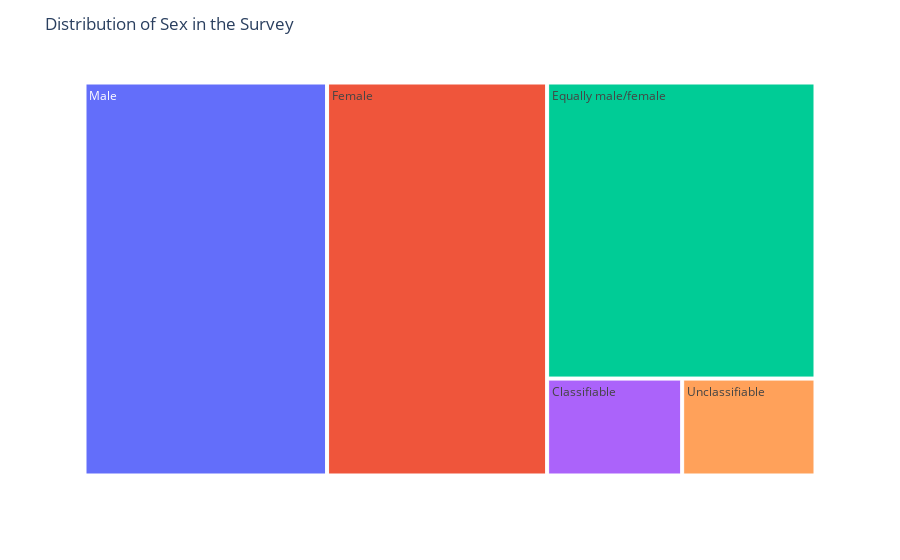

The code cell stored with this chart in its notebook:
### Code cell
import plotly.express as px
grouped_df = mergedTables[mergedTables['Meaning of Sex code (SEX_LABEL)'] != 'Total']['Meaning of Sex code (SEX_LABEL)'].value_counts().reset_index(name='Count')
grouped_df.rename(columns={'index': 'Sex'}, inplace=True)

fig = px.treemap(grouped_df, path=['Sex'], values='Count')
fig.update_layout(title='Distribution of Sex in the Survey')

fig.show()

### Figure 1 — Plotly figure (JSON) as saved in the notebook; plotly's stock layout.template omitted (floating-point values rounded to 4 significant figures)
{"data": [{"branchvalues": "total", "domain": {"x": [0, 1], "y": [0, 1]}, "hovertemplate": "labels=%{label}<br>Count=%{value}<br>parent=%{parent}<br>id=%{id}<extra></extra>", "ids": ["Classifiable", "Equally male/female", "Female", "Male", "Unclassifiable"], "labels": ["Classifiable", "Equally male/female", "Female", "Male", "Unclassifiable"], "name": "", "parents": ["", "", "", "", ""], "type": "treemap", "values": [315, 1912, 2081, 2294, 311]}], "layout": {"legend": {"tracegroupgap": 0}, "margin": {"t": 60}, "title": {"text": "Distribution of Sex in the Survey"}}}
